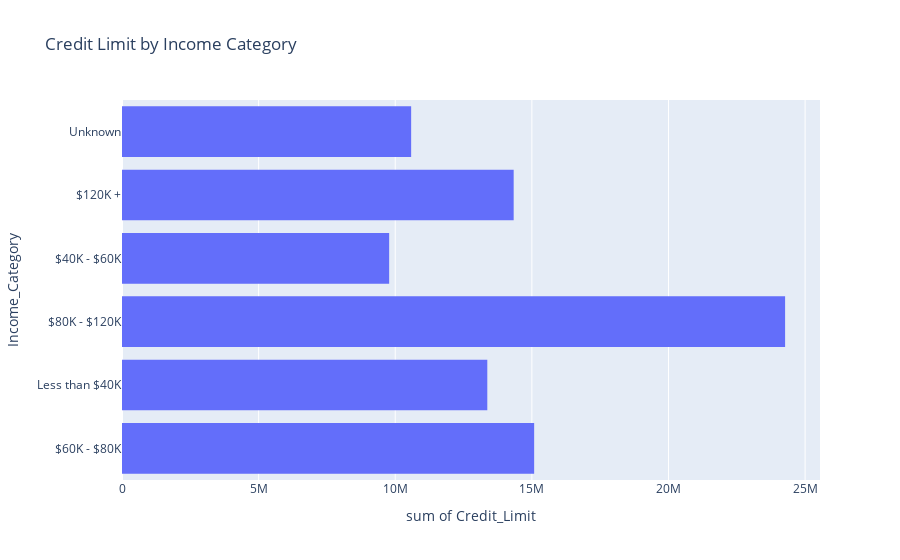

The code cell stored with this chart in its notebook:
### Code cell
fig = px.histogram(df, x='Credit_Limit', y='Income_Category', title='Credit Limit by Income Category',)
fig.show()

### Figure 1 — Plotly figure (JSON) as saved in the notebook; plotly's stock layout.template omitted (floating-point values rounded to 4 significant figures; data arrays with more than 128 entries replaced by an {"elided": "..."} marker saying what was removed)
{"data": [{"bingroup": "y", "histfunc": "sum", "hovertemplate": "sum of Credit_Limit=%{x}<br>Income_Category=%{y}<extra></extra>", "legendgroup": "", "marker": {"color": "#636efa", "pattern": {"shape": ""}}, "name": "", "orientation": "h", "showlegend": false, "type": "histogram", "x": {"elided": "10127 float values"}, "xaxis": "x", "y": {"elided": "10127 str values"}, "yaxis": "y"}], "layout": {"barmode": "relative", "legend": {"tracegroupgap": 0}, "title": {"text": "Credit Limit by Income Category"}, "xaxis": {"anchor": "y", "domain": [0, 1], "title": {"text": "sum of Credit_Limit"}}, "yaxis": {"anchor": "x", "domain": [0, 1], "title": {"text": "Income_Category"}}}}
